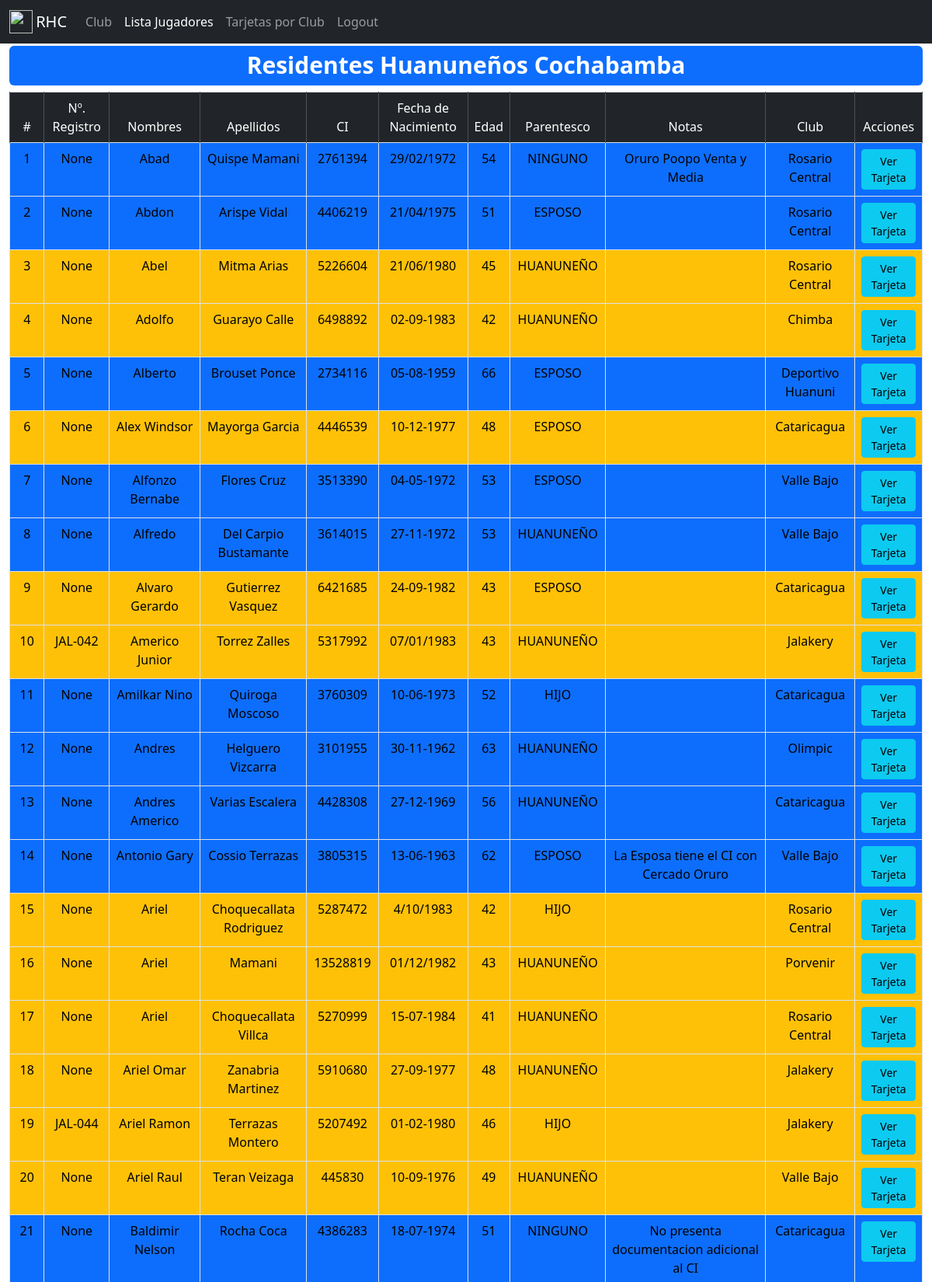
The page /list_player (signed in, upper part) on the database its author committed.
### tables this page shows
CREATE TABLE "player" (
	"register"	TEXT,
	"name"	TEXT,
	"last"	TEXT,
	"ci"	TEXT,
	"fechanacimiento"	TEXT,
	"parentesco"	TEXT,
	"notas"	TEXT,
	"club"	TEXT,
	"gestion"	TEXT DEFAULT 2025
);

### app.py (the view)
@app.route("/list_player", methods=["GET", "POST"])
@login_required
def list_player():
    with sqlite3.connect("rhc_database.db") as con:
        con.row_factory = dict_factory
        cur = con.cursor()
        cur.execute("SELECT rowid, * FROM player order by name")
        rows = cur.fetchall()
    for row in rows:
        fecha_nac = (
            row["fechanacimiento"].replace("/", "-")
            if row["fechanacimiento"].find("/")
            else row["fechanacimiento"]
        )
        row["edad"] = calculate_age(fecha_nac)
        row["bg"] = "bg-primary" if row["edad"] >= 50 else "bg-warning"
    print(rows)
    return render_template("list_player.html", players=rows)

### app.py (called while the page is built)
@login_manager.user_loader
def load_user(user_id):
    with sqlite3.connect("rhc_database.db") as con:
        con.row_factory = dict_factory
        cur = con.cursor()
        cur.execute("SELECT * FROM users WHERE id = ?", [user_id])
        user_data = cur.fetchone()
        if user_data:
            return User(user_data["id"], user_data["username"], user_data["password"])
    return None

def calculate_age(birthdate):
    day, month, year = map(int, birthdate.split("-"))
    today = datetime.date.today()
    age = today.year - year - ((today.month, today.day) < (month, day))
    return age

@app.teardown_appcontext
def close_connection(exception):
    db = getattr(g, "_database", None)
    if db is not None:
        db.close()

def dict_factory(cursor, row):
    d = {}
    for idx, col in enumerate(cursor.description):
        d[col[0]] = row[idx]
    return d

### templates/list_player.html (shortened to what this page needs)
{% extends "base.html" %}
{% block content %}
<div class="container-fluid text-center">
    <div class="row">
        <div class="col">
        <table class="table table-bordered border-ligth" id="listTable">
            <thead>
            <tr>
                <td class="table-dark">#</td>
                <td class="table-dark">Nº. Registro</td>
                <td class="table-dark">Nombres</td>
                <td class="table-dark">Apellidos</td>
                <td class="table-dark">CI</td>
                <td class="table-dark">Fecha de Nacimiento</td>
                <td class="table-dark">Edad</td>
                <td class="table-dark">Parentesco</td>
                <td class="table-dark">Notas</td>
                <td class="table-dark">Club</td>
                <td class="table-dark">Acciones</td>
            </tr>
            </thead>
            {% set index = 1 %}
            {% for player in players %}
            <tr>
                <td class="{{ player.bg }}">{{ loop.index }}</td>
                <td class="{{ player.bg }}">{{ player.register }}</td>
                <td class="{{ player.bg }}">{{ player.name }}</td>
                <td class="{{ player.bg }}">{{ player.last }}</td>
                <td class="{{ player.bg }}">{{ player.ci }}</td>
                <td class="{{ player.bg }}">{{ player.fechanacimiento }}</td>
                <td class="{{ player.bg }}">{{ player.edad }}</td>
                <td class="{{ player.bg }}">{{ player.parentesco }}</td>
                 <td class="{{ player.bg }}">{{ player.notas }}</td>
                 <td class="{{ player.bg }}">{{ player.club }}</td>
                 <td class="{{ player.bg }}">
                     <a href="{{ url_for('player_card', player_id=player.rowid) }}" class="btn btn-sm btn-info">Ver Tarjeta</a>
                 </td>
             </tr>
            {% endfor %}
        </table>
        </div>
    </div>
</div>
{% endblock %}

### templates/base.html (shortened to what this page needs)
<!doctype html>
<html lang="en">
<head>
    <link rel= "stylesheet" type= "text/css" href="{{ url_for('static', filename='styles/bootstrap-5.3.3-dist/css/bootstrap.min.css') }}">
    <link rel= "stylesheet" type= "text/css" href="{{ url_for('static', filename='styles/bootstrap-5.3.3-dist/css/bootstrap-select.min.css') }}">
    <link rel= "stylesheet" type= "text/css" href="{{ url_for('static', filename='styles/bootstrap-5.3.3-dist/css/datatables.css') }}">
</head>
<body>
    <nav class="navbar navbar-expand-lg navbar-dark bg-dark">
        <div class="container-fluid">
            <img src="{{ url_for('static', filename='resources/favicon_io/favicon-32x32.png') }}" width="30" height="30" alt="">&nbsp;
            <a class="navbar-brand" href="#">RHC</a>
            <div class="offcanvas text-bg-dark" id="offcanvasDarkNavbar" aria-labelledby="offcanvasDarkNavbarLabel">
               <div class="offcanvas-body">
                 <ul class="navbar-nav flex-grow-1 pe-3">
                   <li class="nav-item">
                     <a class="nav-link" href="{{ url_for('home') }}" id="link-club">Club</a>
                   </li>
                    <li class="nav-item">
                      <a class="nav-link" href="{{ url_for('list_player') }}" id="link-lista">Lista Jugadores</a>
                    </li>
                    <li class="nav-item">
                      <a class="nav-link" href="{{ url_for('cards_by_club') }}" id="link-cards">Tarjetas por Club</a>
                    </li>
                   <li class="nav-item">
                     <a class="nav-link" href="{{ url_for('logout') }}">Logout</a>
                   </li>
                </ul>
              </div>
            </div>
    </nav>
    <div class="container-fluid text-center">
        <h1><span class="badge text-bg-primary" style="width: 100%;">Residentes Huanuneños Cochabamba</span></h1>
    </div>
    {% block content %}
    {% endblock %}
</body>
</html>

### rows shown on the page
player: register "None", name "Abad", last "Quispe Mamani", ci "2761394", fechanacimiento "29/02/1972", edad "54", parentesco "NINGUNO", notas "Oruro Poopo Venta y Media", club "Rosario Central"
player: register "None", name "Abdon", last "Arispe Vidal", ci "4406219", fechanacimiento "21/04/1975", edad "51", parentesco "ESPOSO", club "Rosario Central"
player: register "None", name "Abel", last "Mitma Arias", ci "5226604", fechanacimiento "21/06/1980", edad "45", parentesco "HUANUNEÑO", club "Rosario Central"
player: register "None", name "Adolfo", last "Guarayo Calle", ci "6498892", fechanacimiento "02-09-1983", edad "42", parentesco "HUANUNEÑO", club "Chimba"
player: register "None", name "Alberto", last "Brouset Ponce", ci "2734116", fechanacimiento "05-08-1959", edad "66", parentesco "ESPOSO", club "Deportivo Huanuni"
player: register "None", name "Alex Windsor", last "Mayorga Garcia", ci "4446539", fechanacimiento "10-12-1977", edad "48", parentesco "ESPOSO", club "Cataricagua"
player: register "None", name "Alfonzo Bernabe", last "Flores Cruz", ci "3513390", fechanacimiento "04-05-1972", edad "53", parentesco "ESPOSO", club "Valle Bajo"
player: register "None", name "Alfredo", last "Del Carpio Bustamante", ci "3614015", fechanacimiento "27-11-1972", edad "53", parentesco "HUANUNEÑO", club "Valle Bajo"
player: register "None", name "Alvaro Gerardo", last "Gutierrez Vasquez", ci "6421685", fechanacimiento "24-09-1982", edad "43", parentesco "ESPOSO", club "Cataricagua"
player: register "JAL-042", name "Americo Junior", last "Torrez Zalles", ci "5317992", fechanacimiento "07/01/1983", edad "43", parentesco "HUANUNEÑO", club "Jalakery"
player: register "None", name "Amilkar Nino", last "Quiroga Moscoso", ci "3760309", fechanacimiento "10-06-1973", edad "52", parentesco "HIJO", club "Cataricagua"
player: register "None", name "Andres", last "Helguero Vizcarra", ci "3101955", fechanacimiento "30-11-1962", edad "63", parentesco "HUANUNEÑO", club "Olimpic"
player: register "None", name "Andres Americo", last "Varias Escalera", ci "4428308", fechanacimiento "27-12-1969", edad "56", parentesco "HUANUNEÑO", club "Cataricagua"
player: register "None", name "Antonio Gary", last "Cossio Terrazas", ci "3805315", fechanacimiento "13-06-1963", edad "62", parentesco "ESPOSO", notas "La Esposa tiene el CI con Cercado Oruro", club "Valle Bajo"
player: register "None", name "Ariel", last "Choquecallata Rodriguez", ci "5287472", fechanacimiento "4/10/1983", edad "42", parentesco "HIJO", club "Rosario Central"
player: register "None", name "Ariel", last "Mamani", ci "13528819", fechanacimiento "01/12/1982", edad "43", parentesco "HUANUNEÑO", club "Porvenir"
player: register "None", name "Ariel", last "Choquecallata Villca", ci "5270999", fechanacimiento "15-07-1984", edad "41", parentesco "HUANUNEÑO", club "Rosario Central"
player: register "None", name "Ariel Omar", last "Zanabria Martinez", ci "5910680", fechanacimiento "27-09-1977", edad "48", parentesco "HUANUNEÑO", club "Jalakery"
player: register "JAL-044", name "Ariel Ramon", last "Terrazas Montero", ci "5207492", fechanacimiento "01-02-1980", edad "46", parentesco "HIJO", club "Jalakery"
player: register "None", name "Ariel Raul", last "Teran Veizaga", ci "445830", fechanacimiento "10-09-1976", edad "49", parentesco "HUANUNEÑO", club "Valle Bajo"
player: register "None", name "Baldimir Nelson", last "Rocha Coca", ci "4386283", fechanacimiento "18-07-1974", edad "51", parentesco "NINGUNO", notas "No presenta documentacion adicional al CI", club "Cataricagua"
